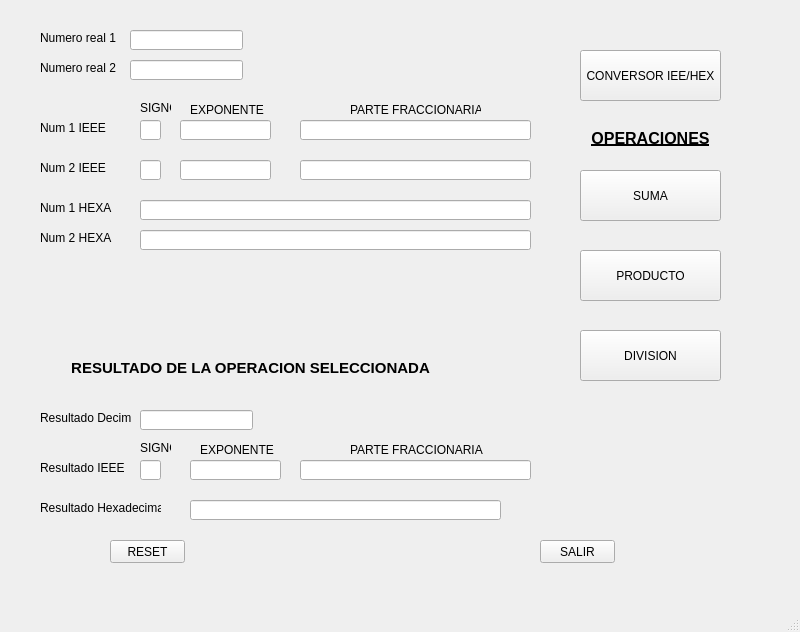
<?xml version="1.0" encoding="UTF-8"?>
<ui version="4.0">
 <class>MainWindow</class>
 <widget class="QMainWindow" name="MainWindow">
  <property name="geometry">
   <rect>
    <x>0</x>
    <y>0</y>
    <width>800</width>
    <height>632</height>
   </rect>
  </property>
  <property name="windowTitle">
   <string>UNIDAD ARITMETICO LOGICA</string>
  </property>
  <widget class="QWidget" name="centralwidget">
   <widget class="QLabel" name="labelNum1">
    <property name="geometry">
     <rect>
      <x>40</x>
      <y>30</y>
      <width>91</width>
      <height>16</height>
     </rect>
    </property>
    <property name="text">
     <string>Numero real 1</string>
    </property>
   </widget>
   <widget class="QLabel" name="labelNum2">
    <property name="geometry">
     <rect>
      <x>40</x>
      <y>60</y>
      <width>91</width>
      <height>16</height>
     </rect>
    </property>
    <property name="text">
     <string>Numero real 2</string>
    </property>
   </widget>
   <widget class="QLabel" name="labelNum1IEE">
    <property name="geometry">
     <rect>
      <x>40</x>
      <y>120</y>
      <width>91</width>
      <height>16</height>
     </rect>
    </property>
    <property name="text">
     <string>Num 1 IEEE</string>
    </property>
   </widget>
   <widget class="QLabel" name="labelNum2IEEE">
    <property name="geometry">
     <rect>
      <x>40</x>
      <y>160</y>
      <width>91</width>
      <height>16</height>
     </rect>
    </property>
    <property name="text">
     <string>Num 2 IEEE</string>
    </property>
   </widget>
   <widget class="QLabel" name="labelNum2hexa">
    <property name="geometry">
     <rect>
      <x>40</x>
      <y>230</y>
      <width>91</width>
      <height>16</height>
     </rect>
    </property>
    <property name="text">
     <string>Num 2 HEXA</string>
    </property>
   </widget>
   <widget class="QLabel" name="labelNum1hexa">
    <property name="geometry">
     <rect>
      <x>40</x>
      <y>200</y>
      <width>91</width>
      <height>16</height>
     </rect>
    </property>
    <property name="text">
     <string>Num 1 HEXA</string>
    </property>
   </widget>
   <widget class="QLabel" name="labelResulDec">
    <property name="geometry">
     <rect>
      <x>40</x>
      <y>410</y>
      <width>91</width>
      <height>16</height>
     </rect>
    </property>
    <property name="text">
     <string>Resultado Decimal</string>
    </property>
   </widget>
   <widget class="QLabel" name="labelResulIEEE">
    <property name="geometry">
     <rect>
      <x>40</x>
      <y>460</y>
      <width>91</width>
      <height>16</height>
     </rect>
    </property>
    <property name="text">
     <string>Resultado IEEE</string>
    </property>
   </widget>
   <widget class="QLabel" name="labelResulHex">
    <property name="geometry">
     <rect>
      <x>40</x>
      <y>500</y>
      <width>121</width>
      <height>16</height>
     </rect>
    </property>
    <property name="text">
     <string>Resultado Hexadecimal</string>
    </property>
   </widget>
   <widget class="QLineEdit" name="lineEditNum1">
    <property name="geometry">
     <rect>
      <x>130</x>
      <y>30</y>
      <width>113</width>
      <height>20</height>
     </rect>
    </property>
   </widget>
   <widget class="QLineEdit" name="lineEditNum2">
    <property name="geometry">
     <rect>
      <x>130</x>
      <y>60</y>
      <width>113</width>
      <height>20</height>
     </rect>
    </property>
   </widget>
   <widget class="QLineEdit" name="lineEditNum1IEEESIG">
    <property name="geometry">
     <rect>
      <x>140</x>
      <y>120</y>
      <width>21</width>
      <height>20</height>
     </rect>
    </property>
   </widget>
   <widget class="QLineEdit" name="lineEditNum1HEX">
    <property name="geometry">
     <rect>
      <x>140</x>
      <y>200</y>
      <width>391</width>
      <height>20</height>
     </rect>
    </property>
    <property name="font">
     <font>
      <pointsize>10</pointsize>
      <weight>75</weight>
      <bold>true</bold>
     </font>
    </property>
   </widget>
   <widget class="QLineEdit" name="lineEditNum2HEX">
    <property name="geometry">
     <rect>
      <x>140</x>
      <y>230</y>
      <width>391</width>
      <height>20</height>
     </rect>
    </property>
    <property name="font">
     <font>
      <pointsize>10</pointsize>
      <weight>75</weight>
      <bold>true</bold>
     </font>
    </property>
   </widget>
   <widget class="QLineEdit" name="lineEditResDec">
    <property name="geometry">
     <rect>
      <x>140</x>
      <y>410</y>
      <width>113</width>
      <height>20</height>
     </rect>
    </property>
   </widget>
   <widget class="QLineEdit" name="lineEditResHEX">
    <property name="geometry">
     <rect>
      <x>190</x>
      <y>500</y>
      <width>311</width>
      <height>20</height>
     </rect>
    </property>
    <property name="font">
     <font>
      <pointsize>10</pointsize>
      <weight>75</weight>
      <bold>true</bold>
     </font>
    </property>
   </widget>
   <widget class="QLabel" name="labelNum1IEE_2">
    <property name="geometry">
     <rect>
      <x>140</x>
      <y>100</y>
      <width>31</width>
      <height>16</height>
     </rect>
    </property>
    <property name="text">
     <string>SIGNO</string>
    </property>
   </widget>
   <widget class="QLabel" name="labelNum1IEE_3">
    <property name="geometry">
     <rect>
      <x>190</x>
      <y>100</y>
      <width>81</width>
      <height>20</height>
     </rect>
    </property>
    <property name="text">
     <string>EXPONENTE</string>
    </property>
   </widget>
   <widget class="QLabel" name="labelNum1IEE_4">
    <property name="geometry">
     <rect>
      <x>350</x>
      <y>100</y>
      <width>131</width>
      <height>20</height>
     </rect>
    </property>
    <property name="text">
     <string>PARTE FRACCIONARIA</string>
    </property>
   </widget>
   <widget class="QLineEdit" name="lineEditNum1IEEEEXP">
    <property name="geometry">
     <rect>
      <x>180</x>
      <y>120</y>
      <width>91</width>
      <height>20</height>
     </rect>
    </property>
   </widget>
   <widget class="QLineEdit" name="lineEditNum1IEEEMAN">
    <property name="geometry">
     <rect>
      <x>300</x>
      <y>120</y>
      <width>231</width>
      <height>20</height>
     </rect>
    </property>
   </widget>
   <widget class="QLineEdit" name="lineEditNum2IEEESIG">
    <property name="geometry">
     <rect>
      <x>140</x>
      <y>160</y>
      <width>21</width>
      <height>20</height>
     </rect>
    </property>
   </widget>
   <widget class="QLineEdit" name="lineEditNum2IEEEEXP">
    <property name="geometry">
     <rect>
      <x>180</x>
      <y>160</y>
      <width>91</width>
      <height>20</height>
     </rect>
    </property>
   </widget>
   <widget class="QLineEdit" name="lineEditNum2IEEEMAN">
    <property name="geometry">
     <rect>
      <x>300</x>
      <y>160</y>
      <width>231</width>
      <height>20</height>
     </rect>
    </property>
   </widget>
   <widget class="QLabel" name="labelNum1IEE_5">
    <property name="geometry">
     <rect>
      <x>350</x>
      <y>440</y>
      <width>151</width>
      <height>20</height>
     </rect>
    </property>
    <property name="text">
     <string>PARTE FRACCIONARIA</string>
    </property>
   </widget>
   <widget class="QLabel" name="labelNum1IEE_6">
    <property name="geometry">
     <rect>
      <x>140</x>
      <y>440</y>
      <width>31</width>
      <height>16</height>
     </rect>
    </property>
    <property name="text">
     <string>SIGNO</string>
    </property>
   </widget>
   <widget class="QLineEdit" name="lineEditRESIEEESIG">
    <property name="geometry">
     <rect>
      <x>140</x>
      <y>460</y>
      <width>21</width>
      <height>20</height>
     </rect>
    </property>
   </widget>
   <widget class="QLineEdit" name="lineEditRESIEEEEXP">
    <property name="geometry">
     <rect>
      <x>190</x>
      <y>460</y>
      <width>91</width>
      <height>20</height>
     </rect>
    </property>
   </widget>
   <widget class="QLineEdit" name="lineEditRESIEEEMAN">
    <property name="geometry">
     <rect>
      <x>300</x>
      <y>460</y>
      <width>231</width>
      <height>20</height>
     </rect>
    </property>
   </widget>
   <widget class="QLabel" name="labelNum1IEE_7">
    <property name="geometry">
     <rect>
      <x>200</x>
      <y>440</y>
      <width>81</width>
      <height>20</height>
     </rect>
    </property>
    <property name="text">
     <string>EXPONENTE</string>
    </property>
   </widget>
   <widget class="QPushButton" name="pushButtonRESET">
    <property name="geometry">
     <rect>
      <x>110</x>
      <y>540</y>
      <width>75</width>
      <height>23</height>
     </rect>
    </property>
    <property name="text">
     <string>RESET</string>
    </property>
   </widget>
   <widget class="QPushButton" name="pushButtonSALIR">
    <property name="geometry">
     <rect>
      <x>540</x>
      <y>540</y>
      <width>75</width>
      <height>23</height>
     </rect>
    </property>
    <property name="text">
     <string>SALIR</string>
    </property>
   </widget>
   <widget class="QPushButton" name="pushButtonCONVERSOR">
    <property name="geometry">
     <rect>
      <x>580</x>
      <y>50</y>
      <width>141</width>
      <height>51</height>
     </rect>
    </property>
    <property name="text">
     <string>CONVERSOR IEE/HEX</string>
    </property>
   </widget>
   <widget class="QPushButton" name="pushButtonSUMA">
    <property name="geometry">
     <rect>
      <x>580</x>
      <y>170</y>
      <width>141</width>
      <height>51</height>
     </rect>
    </property>
    <property name="text">
     <string>SUMA</string>
    </property>
   </widget>
   <widget class="QPushButton" name="pushButtonPRODUCTO">
    <property name="geometry">
     <rect>
      <x>580</x>
      <y>250</y>
      <width>141</width>
      <height>51</height>
     </rect>
    </property>
    <property name="text">
     <string>PRODUCTO</string>
    </property>
   </widget>
   <widget class="QPushButton" name="pushButtonDIVISION">
    <property name="geometry">
     <rect>
      <x>580</x>
      <y>330</y>
      <width>141</width>
      <height>51</height>
     </rect>
    </property>
    <property name="text">
     <string>DIVISION</string>
    </property>
   </widget>
   <widget class="QLabel" name="label">
    <property name="geometry">
     <rect>
      <x>580</x>
      <y>130</y>
      <width>141</width>
      <height>16</height>
     </rect>
    </property>
    <property name="font">
     <font>
      <pointsize>12</pointsize>
      <weight>75</weight>
      <bold>true</bold>
      <underline>true</underline>
      <strikeout>false</strikeout>
     </font>
    </property>
    <property name="mouseTracking">
     <bool>true</bool>
    </property>
    <property name="tabletTracking">
     <bool>true</bool>
    </property>
    <property name="text">
     <string>OPERACIONES</string>
    </property>
    <property name="alignment">
     <set>Qt::AlignCenter</set>
    </property>
   </widget>
   <widget class="QLabel" name="label_2">
    <property name="geometry">
     <rect>
      <x>30</x>
      <y>360</y>
      <width>441</width>
      <height>16</height>
     </rect>
    </property>
    <property name="font">
     <font>
      <pointsize>11</pointsize>
      <weight>75</weight>
      <bold>true</bold>
     </font>
    </property>
    <property name="text">
     <string>RESULTADO DE LA OPERACION SELECCIONADA</string>
    </property>
    <property name="alignment">
     <set>Qt::AlignCenter</set>
    </property>
   </widget>
  </widget>
  <widget class="QMenuBar" name="menubar">
   <property name="geometry">
    <rect>
     <x>0</x>
     <y>0</y>
     <width>800</width>
     <height>21</height>
    </rect>
   </property>
  </widget>
  <widget class="QStatusBar" name="statusbar"/>
 </widget>
 <resources/>
 <connections/>
</ui>
